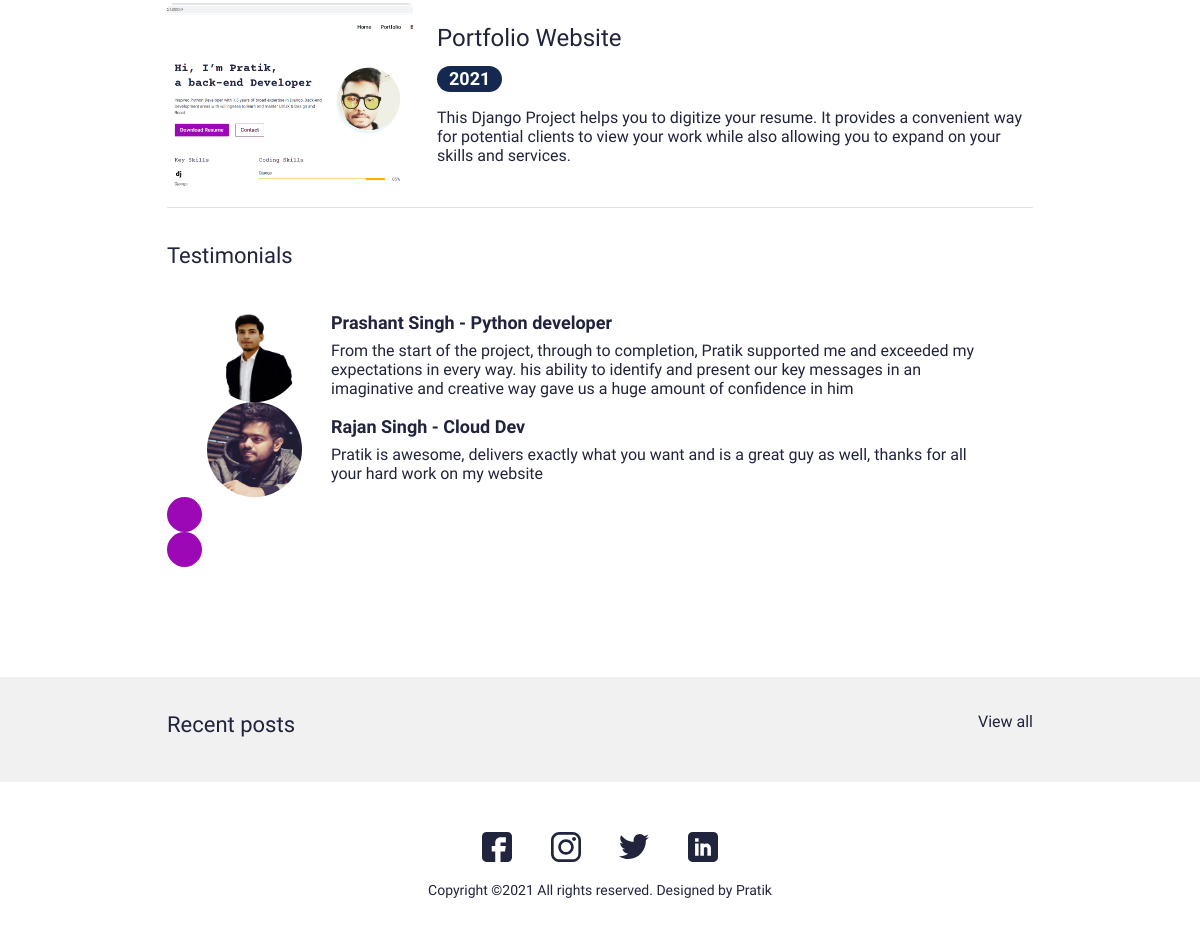
Before: / (lower part) with the older database file.
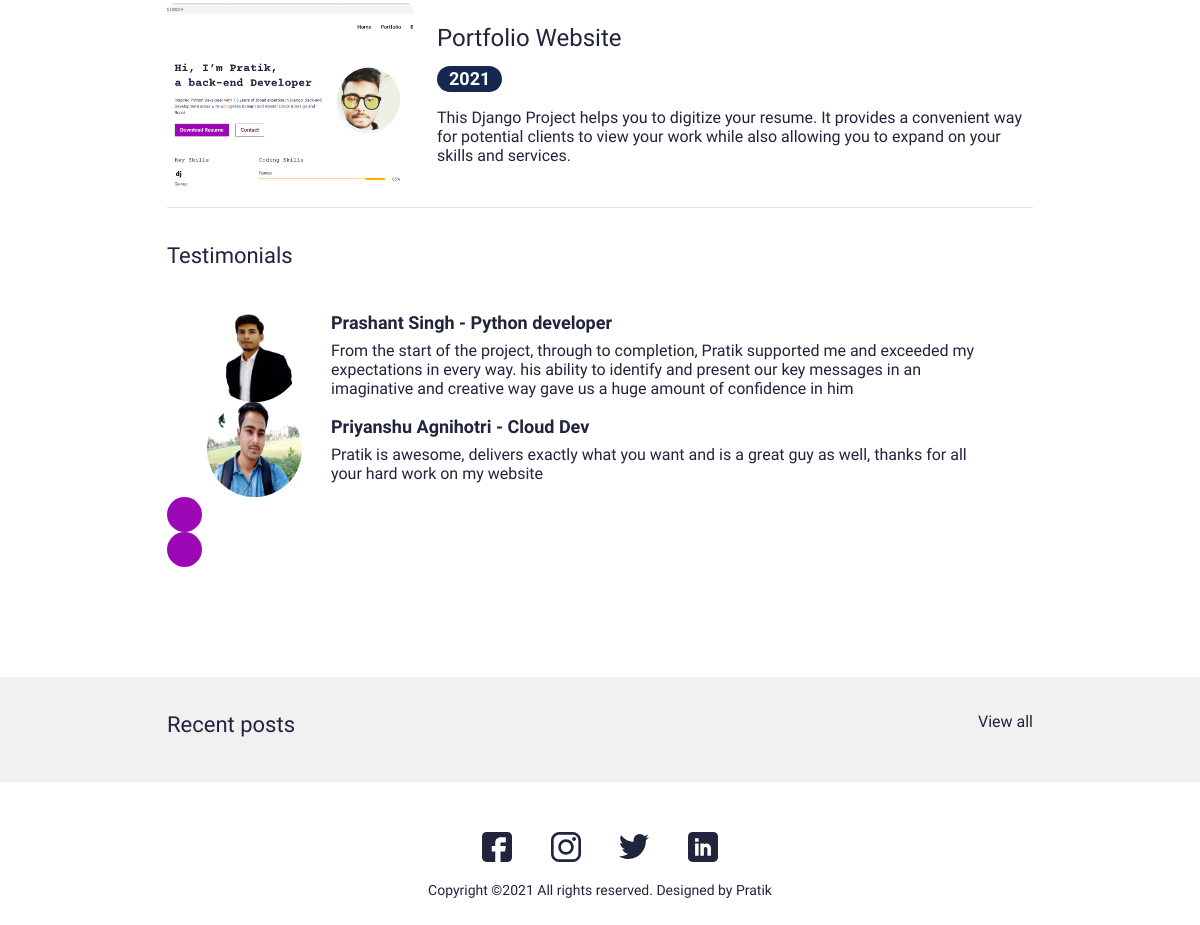
After: the same page with the newer database file.
### main/models.py (models this page shows, shortened)
class Portfolio(models.Model):
    class Meta:
        verbose_name_plural = 'Portfolio Profiles'
        verbose_name = 'Portfolio'
        ordering = ["name"]
    date = models.DateTimeField(blank=True, null=True)
    name = models.CharField(max_length=200, blank=True, null=True)
    description = models.CharField(max_length=500, blank=True, null=True)
    body = RichTextField(blank=True, null=True)
    image = models.ImageField(blank=True, null=True, upload_to="portfolio")
    slug = models.SlugField(null=True, blank=True)
    is_active = models.BooleanField(default=True)

class Testimonial(models.Model):
    class Meta:
        verbose_name_plural = 'Testimonials'
        verbose_name = 'Testimonial'
        ordering = ["name"]
    thumbnail = models.ImageField(blank=True, null=True, upload_to="testimonials")
    name = models.CharField(max_length=200, blank=True, null=True)
    role = models.CharField(max_length=200, blank=True, null=True)
    quote = models.TextField(max_length=500, blank=True, null=True)
    is_active = models.BooleanField(default=True)

### main/views.py (the view)
# urls.py: path('', views.IndexView.as_view(), name="home"),
class IndexView(generic.TemplateView):
	template_name = "index.html"
	def get_context_data(self, **kwargs):
		context = super().get_context_data(**kwargs)
		testimonials = Testimonial.objects.filter(is_active=True)
		certificates = Certificate.objects.filter(is_active=True)
		blogs = Blog.objects.filter(is_active=True)
		portfolio = Portfolio.objects.filter(is_active=True)
		context["testimonials"] = testimonials
		context["certificates"] = certificates
		context["blogs"] = blogs
		context["portfolio"] = portfolio
		return context

### portfolio/context_processors.py (called while the page is built)
def project_context(request):
	context = {
		'me': User.objects.first(),
	}
	return context

### templates/index.html (shortened to what this page needs)
{% extends 'base.html' %}
{% load static %}
{% block content %}
<section>
  <div class="sectionSpace">
    <div class="container">
      <div class="portfolioCol">
        {% for p in portfolio %}
        {% if p.is_active %}
        <div class="portfolioCard">
          <div class="row g-4 align-items-center">
            <div class="col-md-auto">
              <div class="portfolioImgCol">
                <a href="{% url 'main:portfolio' slug=p.slug %}"><img src="{{p.image.url}}" alt="..."></a>
              </div>
            </div>
            <div class="col-md">
              <div class="portfolioContentCol">
                <h4 class="#">{{p.name}}</a></h4>
                <ul class="portfolioOption">
                  <li><span class="dateLbl">{{p.date.year}}</span></li>
                </ul>
                <p>{{p.description}}</p>
              </div>
            </div>
          </div>
        </div>
        {% endif %}
        {% endfor %}
      </div>
      <div class="testimonialCol">
        <h4 class="smText regular d-block">Testimonials</h4>
        <div class="testimonialSlider">
          <div class="swiper testimonialSwiper">
            <div class="swiper-wrapper">
              {% for t in testimonials %}
              {% if t.is_active %}
              <div class="swiper-slide">
                <div class="testimonialCard">
                  <div class="row align-items-center">
                    <div class="col-sm-auto">
                      <div class="tImgCol">
                        <img src="{{t.thumbnail.url}}" alt="...">
                      </div>
                    </div>
                    <div class="col-sm">
                      <div class="tContentCol">
                        <h4 class="xsTitle bold">{{t.name}} - {{t.role}}</h4>
                        <p>{{t.quote}}</p>
                      </div>
                    </div>
                  </div>
                </div>
              </div>
              {% endif %}
              {% endfor %}
            </div>
            <div class="test-swiper-button-next swiper-button-next swiperBtnStyle"></div>
            <div class="test-swiper-button-prev swiper-button-prev swiperBtnStyle"></div>
          </div>
        </div>
      </div>
    </div>
  </div>
</section>
<section>
  <div class="sectionSpaceSm lightBg">
    <div class="container">
      <div class="row pb-3">
        <div class="col">
          <h4 class="smText regular">Recent posts</h4>
        </div>
        <div class="col-auto">
          <a href="#" class="simpleLink">View all</a>
        </div>
      </div>
    </div>
  </div>
</section>
{% endblock %}

### templates/base.html (shortened to what this page needs)
{% load static %}
<!doctype html>
<html lang="en">
<head>
  <link href="{% static 'css/bootstrap.min.css' %}" rel="stylesheet">
  <link rel="stylesheet" href="https://unpkg.com/swiper@7.0.5/swiper-bundle.min.css">
  <link href="{% static 'css/style.css' %}" rel="stylesheet">
</head>
<body>
  {% block content %}
  {% endblock %}
  <footer>
    <div class="footerCol">
      <div class="container">
        <ul class="socialCol">
          <li><a href="javascript:void(0)"><img src="{% static 'images/fb.svg' %}" alt="..."></a></li>
          <li><a href="javascript:void(0)"><img src="{% static 'images/insta.svg' %}" alt="..."></a></li>
          <li><a href="javascript:void(0)"><img src="{% static 'images/twitter.svg' %}" alt="..."></a></li>
          <li><a href="javascript:void(0)"><img src="{% static 'images/linkedin.svg' %}" alt="..."></a></li>
        </ul>
        <div class="copyrightCol">
          <p>Copyright ©{% now 'Y' %} All rights reserved. Designed by Pratik</p>
        </div>
      </div>
    </div>
  </footer>
</body>
</html>

### static/css/style.css (style rules this page uses)
:root { --primaryColor: #9C07B6; --primaryDarkColor: #3D0048; --primaryHoverColor: #900AA8; --secondaryColor: #F9B000; --baseColor: #21243D; --baseFont: 'Heebo', sans-serif; --titleFont: 'Courier Prime', monospace; --regular: 400; --medium: 500; --bold: 700; --black: 900; --lightBg: #F1F1F1; }
html { scroll-behavior: smooth; }
body { font-family: var(--baseFont); color: var(--baseColor); line-height: normal; }
ul { margin: 0; padding: 0; list-style-type: none; }
img { max-width: 100%; }
a { color: inherit; }
a, .btn { -webkit-transition: all 300ms ease-in-out 0s; -o-transition: all 300ms ease-in-out 0s; transition: all 300ms ease-in-out 0s; text-decoration: none; }
.lightBg { background-color: var(--lightBg); }
.smText { font-size: 22px; }
.xsTitle { font-size: 18px; line-height: normal; }
.regular { font-weight: var(--regular); }
.bold { font-weight: var(--bold); }
.sectionSpace { padding: 80px 0; }
.sectionSpaceSm { padding: 35px 0; }
.dateLbl { display: inline-block; padding: 4px 12px; background-color: #142850; border-radius: 20px; color: #fff; font-size: 18px; line-height: 1; font-weight: var(--bold); }
.portfolioOption li { display: inline-block; padding-right: 20px; }
.portfolioOption { padding: 5px 0 16px; }
.portfolioContentCol > p:last-child { margin-bottom: 0; }
.portfolioImgCol img { border-radius: 6px; width: 246px; height: 184px; -o-object-fit: cover; object-fit: cover; }
.portfolioCard { padding: 20px 0; border-bottom: 1px solid #E0E0E0; }
.testimonialCol { padding-top: 35px; }
.tContentCol > p:last-child { margin-bottom: 0; }
.tImgCol { width: 95px; height: 95px; margin-right: 5px; border-radius: 50%; }
.tImgCol img { width: 100%; height: 100%; border-radius: 50%; }
.swiperBtnStyle { width: 35px; height: 35px; color: #fff; background-color: var(--primaryColor); border-radius: 50%; }
.swiper-button-next.swiperBtnStyle::after, .swiper-button-prev.swiperBtnStyle::after { font-size: 16px; }
.swiperBtnStyle.swiper-button-prev { left: 2px; }
.swiperBtnStyle.swiper-button-next { right: 2px; }
.testimonialSlider { padding: 30px 0; }
.testimonialSlider .swiper-slide { padding: 0 40px; }
.footerCol { padding: 50px 0; text-align: center; }
.socialCol li { display: inline-block; }
.socialCol li + li { padding-left: 35px; }
.socialCol img { max-width: 30px; max-height: 30px; -o-object-fit: contain; object-fit: contain; }
.copyrightCol { padding: 20px 0 0; font-size: 14px; }
.copyrightCol p { margin: 0; }
@media (min-width:992px) { .container, .container-lg, .container-md, .container-sm, .container-xl, .container-xxl { max-width: 890px; } }

Changed rows visible on the page:
changed Testimonial "Cloud Dev": thumbnail: a different picture; name "Rajan Singh" → "Priyanshu Agnihotri"
